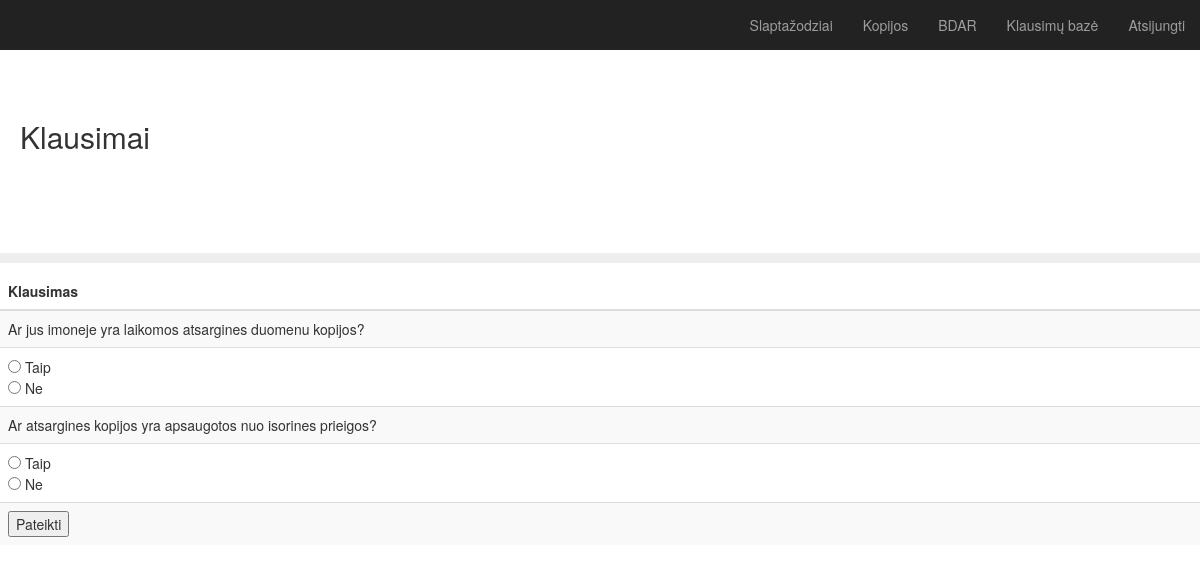
The app's page /survey?category=Kopijos with its own data.
### app.py (models this page shows)
class Categories(db.Model):
    id = db.Column(db.Integer, primary_key=True)
    category = db.Column(db.String(25), nullable=False)
    description = db.Column(db.String(200), nullable=False)

class Question(db.Model):
    id = db.Column(db.Integer, primary_key=True)
    question = db.Column(db.String(200), nullable=False)
    impact = db.Column(db.Integer, nullable=False)
    likelihood = db.Column(db.Integer, nullable=False)
    category = db.Column(db.String(30), nullable=False)
    date_created = db.Column(db.DateTime, default=datetime.utcnow)

### app.py (the view)
@app.route('/survey', methods=['POST', 'GET'])
def survey():
    if request.method == 'POST':
        sum = 0
        total = 0
        for key, value in request.form.items():
            if value == "yes" :
                row = Question.query.get_or_404(key)
                sum = sum + ( row.likelihood * row.impact )
            row = Question.query.get_or_404(key)
            total = total + ( row.likelihood * row.impact )
        return redirect(url_for('.results', sum=sum, total=total))
    else:
        selected_category = request.args.get('category')
        rows = Question.query.filter(Question.category==selected_category)
        categories = Categories.query.all()
        return render_template('survey.html', rows=rows, categories=categories)

### templates/survey.html (shortened to what this page needs)
{% extends "bootstrap/base.html" %}
{% block styles %}
{{super()}}
<link rel="stylesheet" href="{{url_for('.static', filename='main.css')}}">
{% endblock %}
{% block content %}
    <nav class="navbar navbar-inverse navbar-fixed-top">
      <div class="container-fluid">
        <div id="navbar" class="navbar-collapse collapse">
          <ul class="nav navbar-nav navbar-right">
            {% for each in categories %}
            <li><a href="{{ url_for('survey',category=each.category) }}">{{each.category}}</a></li>
            {% endfor %}
            <li><a href="{{ url_for('index') }}">Klausimų bazė</a></li>
            <li><a href="{{ url_for('logout') }}">Atsijungti</a></li>
          </ul>
        </div>
      </div>
    </nav>
  <h2 class="sub-header">Klausimai</h2>
          <div class="table-responsive">
            <table class="table table-striped">
              <thead>
                <tr>
                  <th>Klausimas</th>
                </tr>
              </thead>
              <tbody>
                <div class="form">
                <form action="/survey" method="POST">
                {% for row in rows %}
                <tr>
                    <td>{{ row.question }}</td>
                    <tr>
                    <td><input type="radio" id="true" name = "{{ row.id }}" value = "yes"> Taip <br>
                      <input type="radio" id="false" name = "{{ row.id }}" value = "no"> Ne </td>
                    </tr>
                </tr>
                {% endfor %}
            <td><input type="submit" value="Pateikti"></td>
          </form>
        </div>
              </tbody>
{% endblock %}

### static/main.css (style rules this page uses)
body { padding-top: 50px; }
.sub-header { padding-top: 50px; padding-bottom: 100px; border-bottom: 10px solid #eee; padding-right: 20px; padding-left: 20px; }
.navbar-fixed-top { border: 0; }

### records on screen
Categories: category "Slaptažodziai"
Categories: category "Kopijos"
Categories: category "BDAR"
Question: question "Ar jus imoneje yra laikomos atsargines duomenu kopijos?"
Question: question "Ar atsargines kopijos yra apsaugotos nuo isorines prieigos?"
